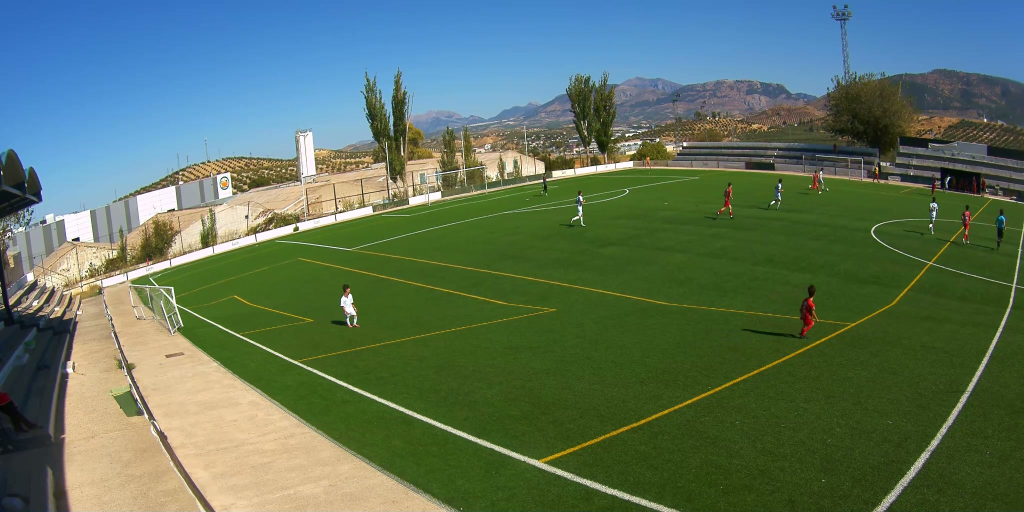
#> input picture samples/left_frame.jpg, 2048 x 1024 px (shown at 1/2 size)
$ python -i trace_pitch_boundaries_v2.py   (imports and definitions only)   (older library calls are emulated)
#> lines starting #> are read from the running program, lines starting #| are printed output that depends on the picture
#> further down, picture is the input picture: shape (1024, 2048, 3); mean B, G, R 93.9, 114, 91.2
#!/usr/bin/env python3
"""
trace_pitch_boundaries_v2.py

V2: image-driven tracing of the ACTUAL painted white football-pitch boundaries
in Veo dual-lens RAW frames.

Key change from V1
------------------
V1 depended too much on an absolute "white pixel" threshold and sequential
tracking. That fails when a white line enters shadow even though it is still
visually obvious.

V2 instead uses:
  - local brightness contrast against the surrounding turf;
  - colour neutrality / low saturation to reject yellow-orange markings;
  - edge strength;
  - broad grass neighbourhood support;
  - a GLOBAL smooth-path optimiser that can cross long invisible/occluded gaps.

The .veo selected corners are used as anchors. camera2world is NOT used for the
four OUTER boundary traces.

A diagnostic halfway-line detector is also included. For that one only, the
current .veo geometry is used as a BROAD search corridor; the final cyan line
is snapped to image evidence.

Overlay
-------
RED      final inferred OUTER pitch boundary
GREEN    boundary samples supported by image evidence
MAGENTA  boundary samples inferred through weak/hidden evidence
YELLOW   .veo selected corner anchors
CYAN     diagnostic halfway line fitted to image evidence

Example
-------
python analysis/trace_pitch_boundaries_v2.py \
  --calibration data/camera_alignment-d07ae0aa-86a6-4c57-9fa9-c6c34977b616.veo \
  --stacked samples/match2_calibration_frame.jpg \
  --out-dir output/pitch_boundary_match2_v2
"""

from __future__ import annotations

import argparse
import json
import math
import sys
from dataclasses import dataclass
from pathlib import Path
from typing import Any, Literal

import cv2
import numpy as np


REPO_ROOT = Path(__file__).resolve().parents[1]
if str(REPO_ROOT) not in sys.path:
    sys.path.insert(0, str(REPO_ROOT))

from analysis.veo_geometry import (  # noqa: E402
    RAW_HEIGHT,
    RAW_WIDTH,
    VeoCalibration,
    load_veo_calibration,
)


LensName = Literal["left", "right"]

RED = (0, 0, 255)
GREEN = (0, 255, 0)
MAGENTA = (255, 0, 255)
YELLOW = (0, 255, 255)
CYAN = (255, 255, 0)
WHITE = (255, 255, 255)


@dataclass
class BoundaryTrace:
    name: str
    lens: LensName
    anchor_names: list[str]
    anchors: np.ndarray
    path: np.ndarray
    evidence_along_path: np.ndarray
    inferred_mask: np.ndarray
    initial_direction: np.ndarray | None
    mode: str


# [116 lines left out: functions parse_args, read_stacked, unit, require_corner, not called in this run]


def adaptive_line_evidence(
    image: np.ndarray,
) -> tuple[np.ndarray, dict[str, np.ndarray]]:
    """
    Return a float32 [0,1] likelihood for white painted football lines.

    Crucially, the line does NOT need to be globally bright. A grey line in
    shadow can still score well if it is:
      - locally brighter than nearby turf;
      - colour-neutral / low-saturation;
      - edge-supported;
      - surrounded by grass-like pixels.
    """
    image_f = image.astype(np.float32)

    b = image_f[:, :, 0]
    g = image_f[:, :, 1]
    r = image_f[:, :, 2]

    gray = cv2.cvtColor(image, cv2.COLOR_BGR2GRAY).astype(np.float32)
    hsv = cv2.cvtColor(image, cv2.COLOR_BGR2HSV)
#> hsv: shape (1024, 2048, 3); mean H, S, V 59, 138.8, 131.8
    lab = cv2.cvtColor(image, cv2.COLOR_BGR2LAB)
#> lab: shape (1024, 2048, 3); mean of channels 0, 1, 2 116.5, 118.3, 137.4

    value = hsv[:, :, 2].astype(np.float32) / 255.0
    saturation = hsv[:, :, 1].astype(np.float32) / 255.0
    luminance = lab[:, :, 0].astype(np.float32) / 255.0

    # Large local background estimate. White paint in shadow can still be
    # brighter than the nearby turf even when its absolute value is modest.
    local_bg = cv2.GaussianBlur(
        luminance,
        (0, 0),
        sigmaX=11.0,
        sigmaY=11.0,
    )

    local_contrast = np.clip(
        (luminance - local_bg + 0.025) / 0.22,
        0.0,
        1.0,
    )

    # Neutrality: football white/grey should have relatively similar channels.
    chroma = (
        np.maximum(np.maximum(b, g), r)
        - np.minimum(np.minimum(b, g), r)
    ) / 255.0
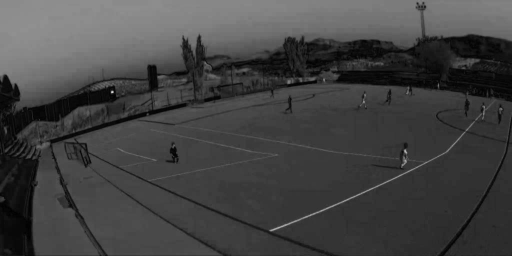
#> chroma: shape (1024, 2048) float32 (shown at 1/4 size); min 0, max 0.988, mean 0.261

    neutral = np.clip(
        1.0 - chroma / 0.34,
        0.0,
        1.0,
    )
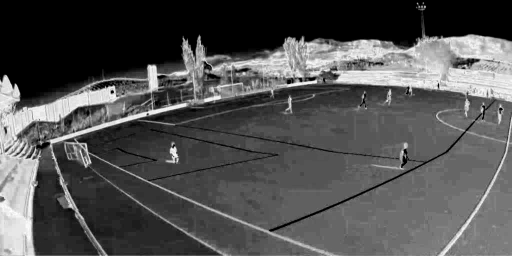
#> neutral: shape (1024, 2048) float32 (shown at 1/4 size); min 0, max 1, mean 0.32

    low_sat = np.clip(
        1.0 - saturation / 0.55,
        0.0,
        1.0,
    )

    # A weak absolute-brightness term helps in sun, but is deliberately NOT a
    # hard gate so shaded grey lines remain usable.
    bright = np.clip(
        (value - 0.22) / 0.68,
        0.0,
        1.0,
    )
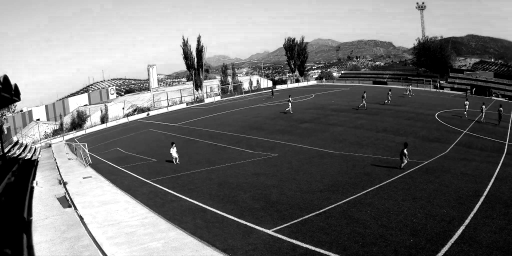
#> bright: shape (1024, 2048) float32 (shown at 1/4 size); min 0, max 1, mean 0.438

    # Edge support from line borders.
    gx = cv2.Sobel(
        gray,
        cv2.CV_32F,
        1,
        0,
        ksize=3,
    )
    gy = cv2.Sobel(
        gray,
        cv2.CV_32F,
        0,
        1,
        ksize=3,
    )
    grad = cv2.magnitude(gx, gy)
    grad = np.clip(grad / 110.0, 0.0, 1.0)
    edge_support = cv2.GaussianBlur(
        grad,
        (0, 0),
        sigmaX=1.2,
        sigmaY=1.2,
    )

    # Broad turf cue, intentionally tolerant of deep shade.
    exg = (
        2.0 * g - r - b
    ) / 255.0
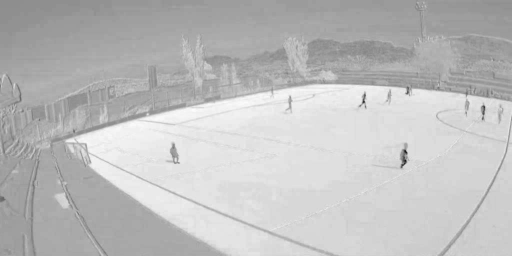
#> exg: shape (1024, 2048) float32 (shown at 1/4 size); min -0.827, max 0.506, mean 0.169; drawn with min black and max white
    raw_grass = np.clip(
        (exg + 0.03) / 0.34,
        0.0,
        1.0,
    )

    grass_support = cv2.GaussianBlur(
        raw_grass,
        (0, 0),
        sigmaX=10.0,
        sigmaY=10.0,
    )
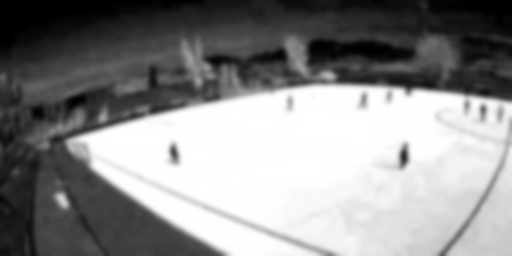
#> grass_support: shape (1024, 2048) float32 (shown at 1/4 size); min 0, max 1, mean 0.547

    # Combine rather than threshold. This is the main V2 change.
    evidence = (
        0.34 * local_contrast
        + 0.22 * neutral
        + 0.16 * low_sat
        + 0.10 * bright
        + 0.18 * edge_support
    )

    # Suppress saturated auxiliary lines (yellow/orange) and obvious non-turf
    # structures while retaining shaded white paint.
    evidence *= np.clip(
        0.25 + 0.95 * grass_support,
        0.0,
        1.0,
    )
    evidence *= np.clip(
        1.25 - 1.15 * saturation,
        0.0,
        1.0,
    )
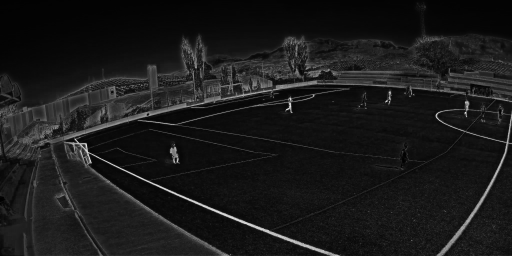
#> evidence: shape (1024, 2048) float32 (shown at 1/4 size); min 0.00231, max 0.981, mean 0.102

    # Local ridge enhancement helps thin distant painted lines.
    ridge = evidence - cv2.GaussianBlur(
        evidence,
        (0, 0),
        sigmaX=3.0,
        sigmaY=3.0,
    )
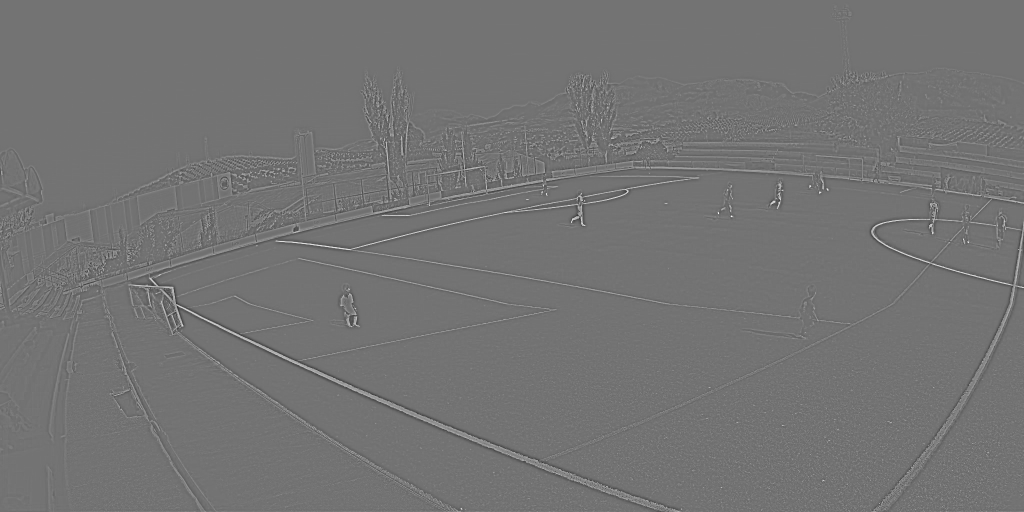
#> ridge: shape (1024, 2048) float32 (shown at 1/2 size); min -0.579, max 0.698, mean 1.13e-05; drawn with min black and max white
    evidence = np.clip(
        evidence + 0.55 * np.maximum(ridge, 0.0),
        0.0,
        1.0,
    ).astype(np.float32)

    debug = {
        "local_contrast": local_contrast,
        "neutral": neutral,
        "edge_support": edge_support,
        "grass_support": grass_support,
    }

    return evidence, debug


# [647 lines left out: functions sample_evidence, ray_score, estimate_touchline_direction, baseline_from_ray, baseline_between, global_smooth_path and 7 more, not called in this run]


def normalized_debug_image(arr: np.ndarray) -> np.ndarray:
    vis = np.clip(arr, 0.0, 1.0)
    return np.round(vis * 255.0).astype(np.uint8)


# [274 lines left out: functions serialize_trace, main, not called in this run]


# [2 lines not run here, left out]

>>> import cv2
>>> picture = cv2.imread('../samples/left_frame.jpg')
>>> result = adaptive_line_evidence(picture)

$ run again, on samples/match1_calibration_frame.jpg
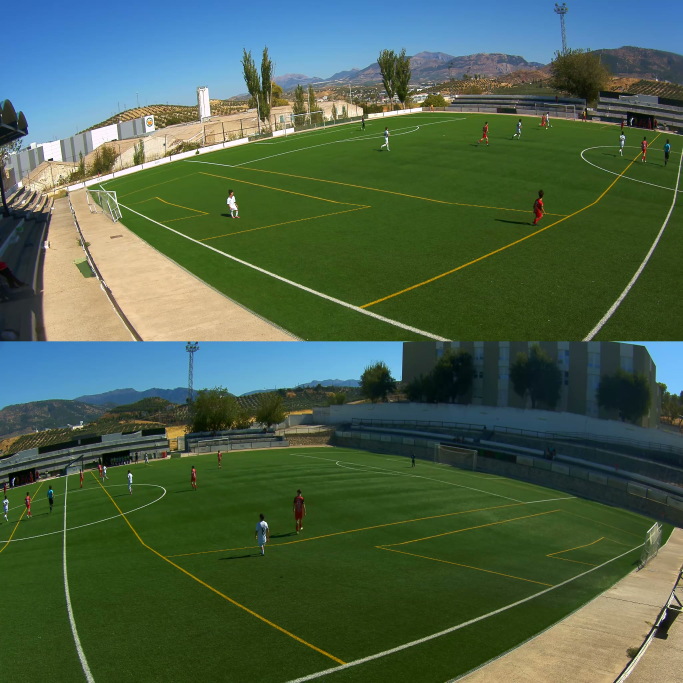
#> input picture samples/match1_calibration_frame.jpg, 2048 x 2048 px (shown at 1/3 size)
#> picture is the input picture: shape (2048, 2048, 3); mean B, G, R 75.1, 97.9, 75.3
#> hsv: shape (2048, 2048, 3); mean H, S, V 59.1, 143.8, 110.6
#> lab: shape (2048, 2048, 3); mean of channels 0, 1, 2 99.2, 117, 139
#> in adaptive_line_evidence, `evidence *= np.clip( 1.25 - 1.15 * saturation, 0.0, 1.0, )`:
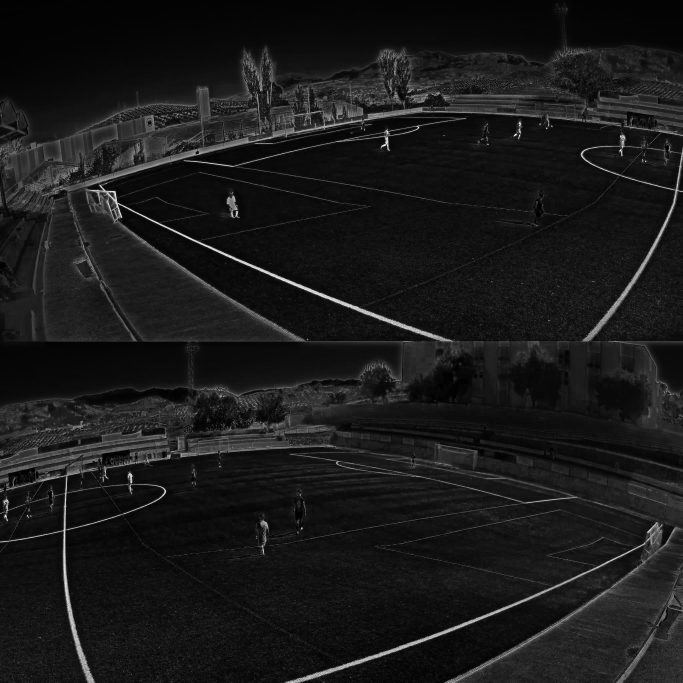
#> evidence: shape (2048, 2048) float32 (shown at 1/3 size); min 0.00223, max 0.981, mean 0.104
#> in adaptive_line_evidence, `ridge = evidence - cv2.GaussianBlur( evidence, (0, 0), sigmaX=3.0, sig..`:
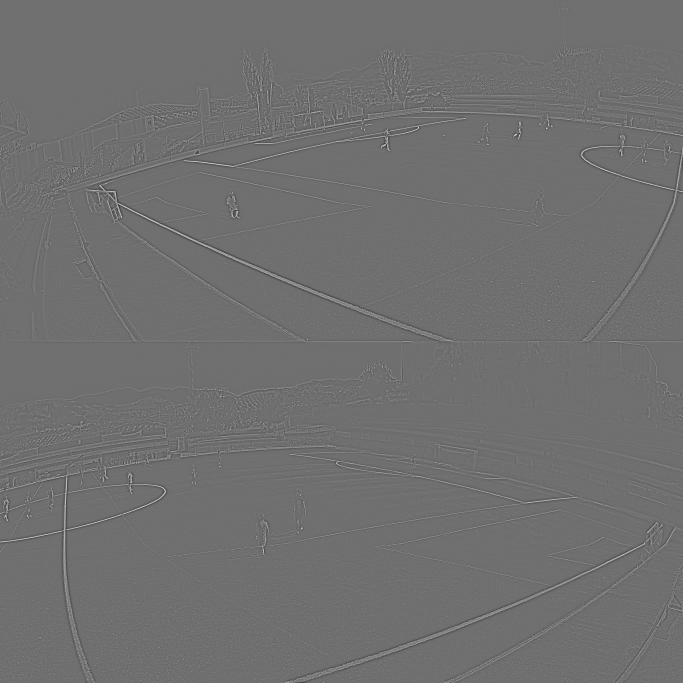
#> ridge: shape (2048, 2048) float32 (shown at 1/3 size); min -0.559, max 0.712, mean -1.47e-06; drawn with min black and max white

$ run again, on samples/match2_calibration_frame.jpg
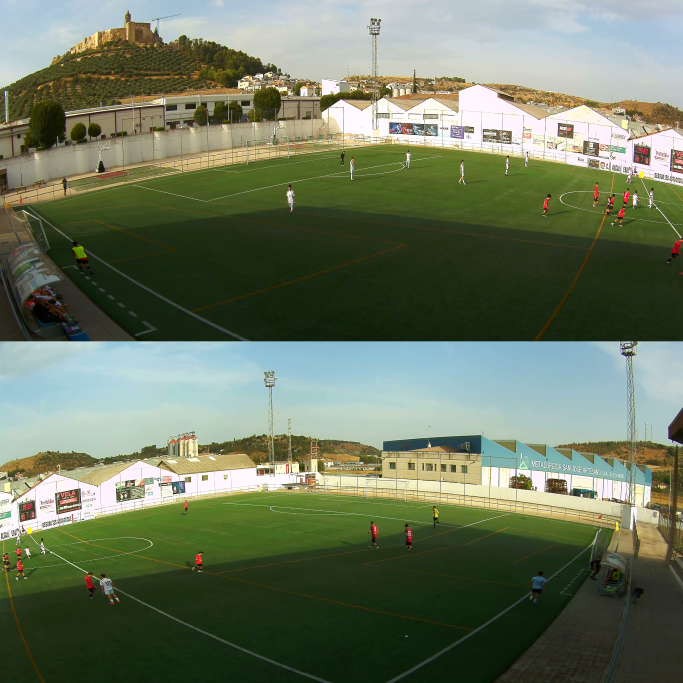
#> input picture samples/match2_calibration_frame.jpg, 2048 x 2048 px (shown at 1/3 size)
#> picture is the input picture: shape (2048, 2048, 3); mean B, G, R 95.2, 118.5, 107.3
#> hsv: shape (2048, 2048, 3); mean H, S, V 55.5, 102, 123.2
#> lab: shape (2048, 2048, 3); mean of channels 0, 1, 2 119.5, 119.7, 140.2
#> in adaptive_line_evidence, `grass_support = cv2.GaussianBlur( raw_grass, (0, 0), sigmaX=10.0, sigm..`:
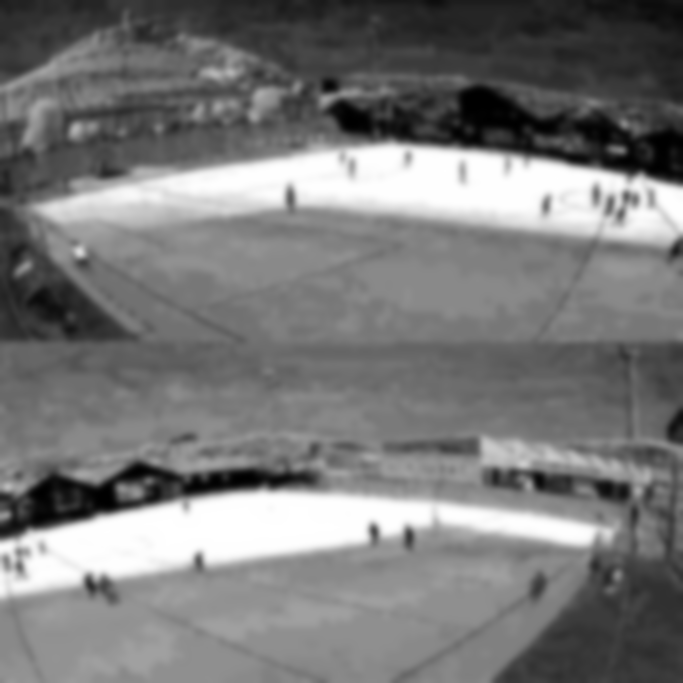
#> grass_support: shape (2048, 2048) float32 (shown at 1/3 size); min 3.6e-06, max 1, mean 0.476
#> in adaptive_line_evidence, `evidence *= np.clip( 1.25 - 1.15 * saturation, 0.0, 1.0, )`:
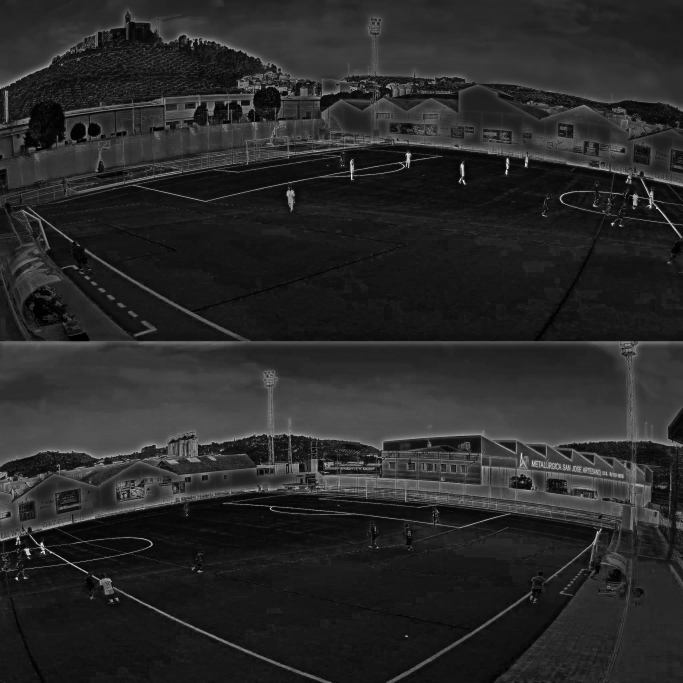
#> evidence: shape (2048, 2048) float32 (shown at 1/3 size); min 0.00171, max 0.989, mean 0.16
